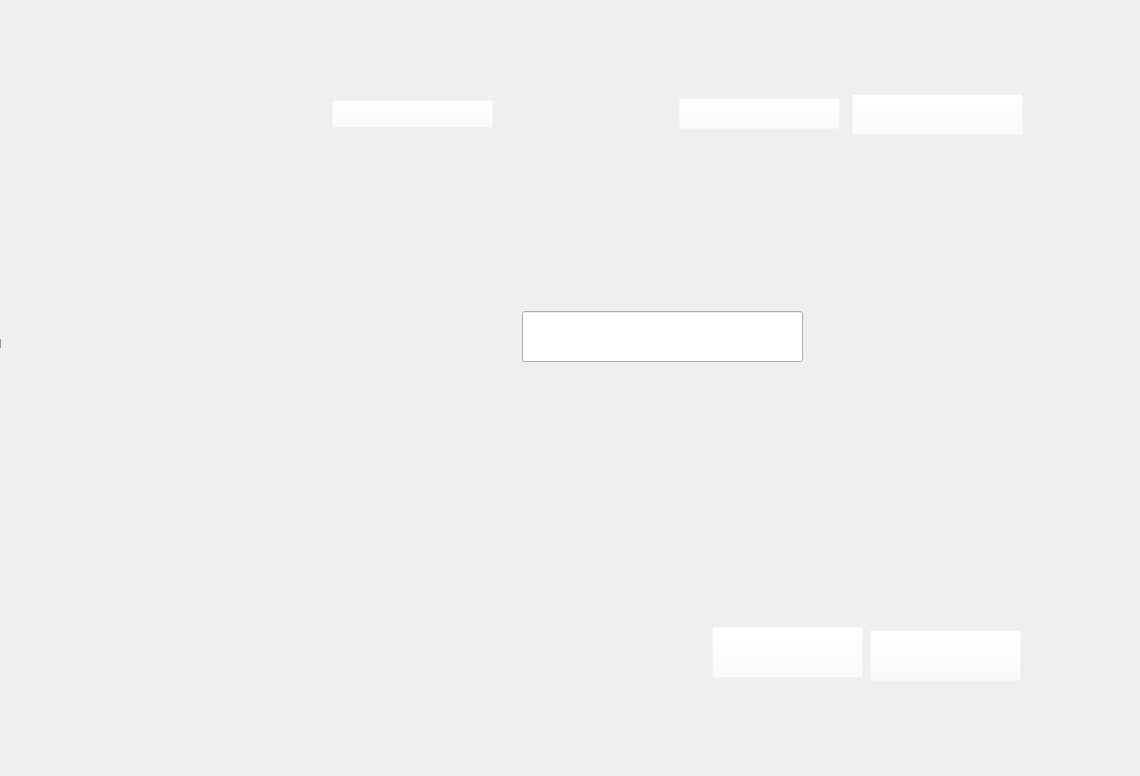
    <widget class="QWidget" name="Delete_Prof">
     <widget class="QLabel" name="label">
      <property name="geometry">
       <rect>
        <x>-50</x>
        <y>-40</y>
        <width>1131</width>
        <height>767</height>
       </rect>
      </property>
      <property name="styleSheet">
       <string notr="true">background:url(&quot;C:/Users/Dhia/Desktop/2eme/IMG_projet/Delete_user&quot;)</string>
      </property>
      <property name="text">
       <string>TextLabel</string>
      </property>
     </widget>
     <widget class="QPushButton" name="dell_add">
      <property name="geometry">
       <rect>
        <x>332</x>
        <y>100</y>
        <width>161</width>
        <height>28</height>
       </rect>
      </property>
      <property name="styleSheet">
       <string notr="true">background:rgba(255,255,255,0);
border -radius:0px;</string>
      </property>
      <property name="text">
       <string/>
      </property>
     </widget>
     <widget class="QPushButton" name="delete_submit">
      <property name="geometry">
       <rect>
        <x>712</x>
        <y>627</y>
        <width>151</width>
        <height>51</height>
       </rect>
      </property>
      <property name="styleSheet">
       <string notr="true">background:rgba(255,255,255,0);
border -radius:0px;</string>
      </property>
      <property name="text">
       <string/>
      </property>
     </widget>
     <widget class="QLineEdit" name="del_id">
      <property name="geometry">
       <rect>
        <x>522</x>
        <y>311</y>
        <width>281</width>
        <height>51</height>
       </rect>
      </property>
     </widget>
     <widget class="QPushButton" name="delete_cancel">
      <property name="geometry">
       <rect>
        <x>870</x>
        <y>630</y>
        <width>151</width>
        <height>51</height>
       </rect>
      </property>
      <property name="styleSheet">
       <string notr="true">background:rgba(255,255,255,0);
border -radius:0px;</string>
      </property>
      <property name="text">
       <string/>
      </property>
     </widget>
     <widget class="QPushButton" name="del_modify">
      <property name="geometry">
       <rect>
        <x>679</x>
        <y>98</y>
        <width>161</width>
        <height>31</height>
       </rect>
      </property>
      <property name="styleSheet">
       <string notr="true">background:rgba(255,255,255,0);
border -radius:0px;</string>
      </property>
      <property name="text">
       <string/>
      </property>
     </widget>
     <widget class="QPushButton" name="pushButton_28">
      <property name="geometry">
       <rect>
        <x>852</x>
        <y>94</y>
        <width>171</width>
        <height>41</height>
       </rect>
      </property>
      <property name="styleSheet">
       <string notr="true">background:rgba(255,255,255,0);
border -radius:0px;</string>
      </property>
      <property name="text">
       <string/>
      </property>
     </widget>
    </widget>
